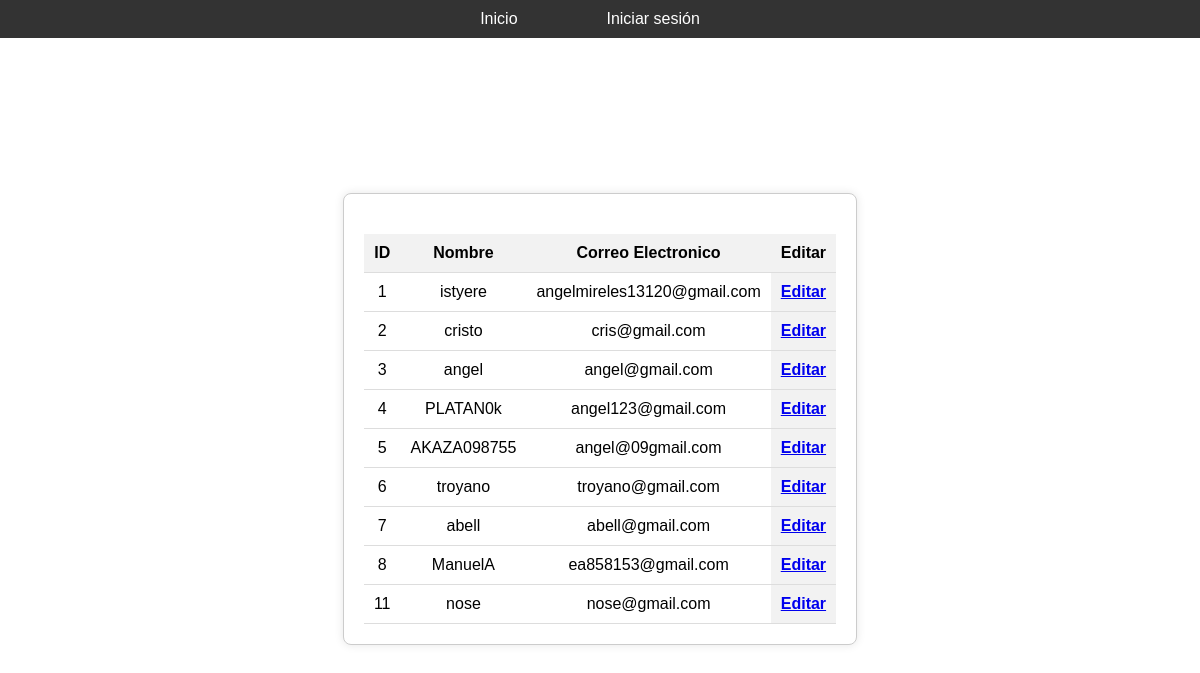
Page /usuario on the committed database.
### tables this page shows
CREATE TABLE user (
	id	INTEGER PRIMARY KEY AUTOINCREMENT,
	username	TEXT NOT NULL,
	email	NUMERIC NOT NULL,
	password	TEXT NOT NULL);

### app.py (the view)
@app.route('/usuario')
def usuario():
    conn = connect_database()
    cursor = conn.cursor()
    cursor.execute('SELECT id,username, email FROM user')
    datos = cursor.fetchall()
    conn.close()
    return render_template('usuario.html', datos=datos)

### app.py (called while the page is built)
def connect_database():
    conn = sqlite3.connect('nombre.db')
    return conn

### templates/usuario.html (shortened to what this page needs)
<!DOCTYPE html>
<html lang="en">
<head>
    <link rel="stylesheet" href="static/css/usuario.css">
</head>
<body>
    <header>
        <nav class="menu">
            <ul class="menu__list">
                <li><a href="/">Inicio</a></li>
                <li><a href="/usuario"></a></li>
                {% if 'username' in session %}
                <li><a href="/logout">Cerrar sesión</a></li>
                {% else %}
                <li><a href="/logout">Iniciar sesión</a></li>
                {% endif %}
            </ul>
        </nav>
    </header>
    <main>
        <div class="container">
            <table>
                <thead>
                    <tr>
                        <th>ID</th>
                        <th>Nombre</th>
                        <th>Correo Electronico</th>
                        <th>Editar</th>
                    </tr>
                </thead>
                <tbody>
                    {% for id, username, email in datos %}
                    <tr>
                        <td>{{ id }}</td>
                        <td>{{ username }}</td>
                        <td>{{ email }}</td>
                        <th><a href="/usuario_editar/{{id}}">Editar</a></th>
                    </tr>
                    {% endfor %}
                </tbody>
            </table>
        </div>
    </main>
</body>
</html>

### static/css/usuario.css (style rules this page uses)
body { font-family: Arial, sans-serif; margin: 0; padding: 0; background-image: url('https://external-preview.redd.it/HBAGlKJ8YMmumTOFKa58CIPuu3V8Zi_XGYuIQboqFAo.jpg?auto=webp&s=4aebe0eb919b87a4adebe0ce2163ce2744a287fa'); background-size: cover; background-position: center; background-repeat: no-repeat; }
header { background-color: #333; color: #fff; padding: 10px 0; }
.menu { text-align: center; }
.menu__list { list-style-type: none; padding: 0; margin: 0; }
.menu__list li { display: inline-block; margin-right: 20px; }
.menu__list li a { color: #fff; text-decoration: none; padding: 5px 10px; }
body { display: flex; flex-direction: column; min-height: 100vh; margin: 0; font-family: Arial, sans-serif; }
main { flex-grow: 1; display: flex; justify-content: center; align-items: center; }
.container { max-width: 800px; padding: 20px; border: 1px solid #ccc; border-radius: 8px; box-shadow: 0 2px 5px rgba(0, 0, 0, 0.1); text-align: center; }
table { width: 100%; border-collapse: collapse; margin-top: 20px; }
th, td { padding: 10px; border-bottom: 1px solid #ddd; }
th { background-color: #f2f2f2; }
.container { max-width: 500px; margin: auto; background: white; padding: 20px; box-shadow: 0 0 10px rgba(0, 0, 0, 0.1); }

### rows in the picture
user: id "1", username "istyere", email "angelmireles13120@gmail.com"
user: id "2", username "cristo", email "cris@gmail.com"
user: id "3", username "angel", email "angel@gmail.com"
user: id "4", username "PLATAN0k", email "angel123@gmail.com"
user: id "5", username "AKAZA098755", email "angel@09gmail.com"
user: id "6", username "troyano", email "troyano@gmail.com"
user: id "7", username "abell", email "abell@gmail.com"
user: id "8", username "ManuelA", email "ea858153@gmail.com"
user: id "11", username "nose", email "nose@gmail.com"
